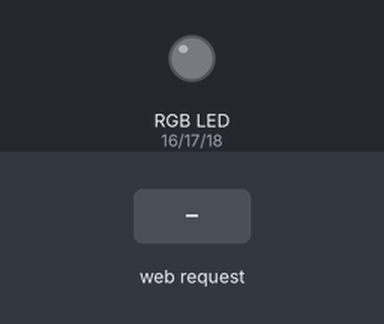
Bench run of a sketch on a simulated ESP32. Shown: an RGB LED mixed from three pins (HIGH = lit). Inputs (shaded band) come from the test bench. Dim RGB values are drawn brighter than linear; what the sketch prints to the serial monitor is not drawn.

Above: at 1.2 s.
1.3 s: HTTP request GET /color?r=1 received
At 2.0 s:
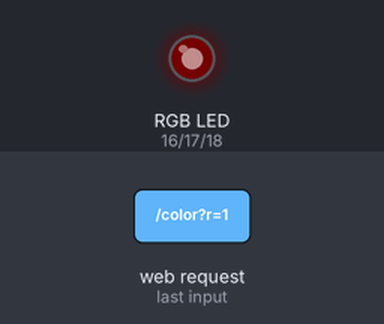
2.8 s: HTTP request GET /color?r=120 received
At 3.2 s:
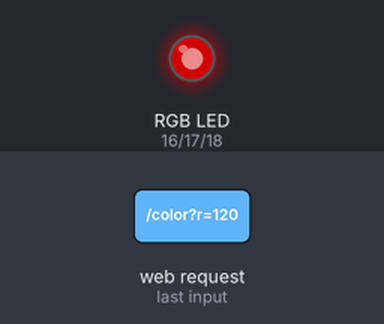
4.3 s: HTTP request GET /color?g=1 received
At 5.5 s:
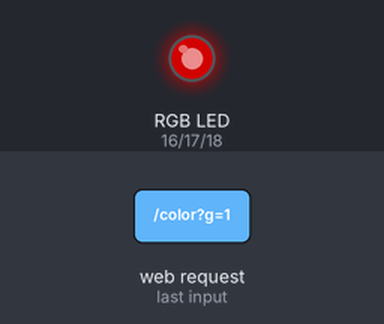
5.8 s: HTTP request GET /color?r=0 received
At 6.6 s:
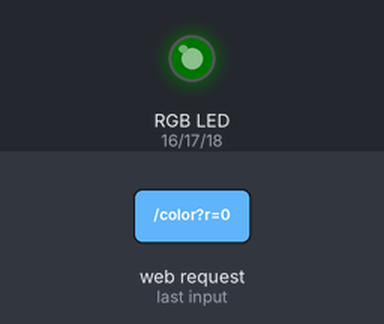
7.3 s: HTTP request GET /color?g=120 received
At 7.8 s:
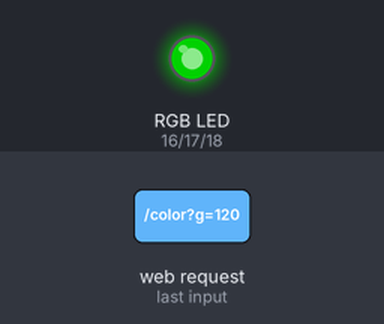
8.8 s: HTTP request GET /color?b=1 received
At 10.1 s:
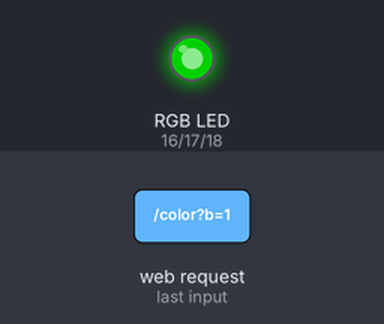
Timing chart, 0 to 11.3 s (numbered marks = the images above; inputs shaded):
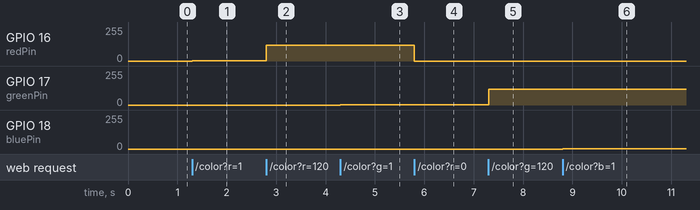

Measured:
- after the input at 1.3 s, GPIO 16 (redPin): 0/255 → 1/255 at once
- after the input at 2.8 s, GPIO 16 (redPin): 1/255 → 120/255 at once
- after the input at 4.3 s, GPIO 17 (greenPin): 0/255 → 1/255 at once
- after the input at 5.8 s, GPIO 16 (redPin): 120/255 → 0/255 at once
- after the input at 7.3 s, GPIO 17 (greenPin): 1/255 → 120/255 at once
- after the input at 8.8 s, GPIO 18 (bluePin): 0/255 → 1/255 at once

The sketch:

sketch_nov20a.ino
```cpp
#include <WiFi.h>
#include <WebServer.h>

// Access Point Daten
const char* ssid = "BND";
const char* password = "PASSWORT";  // mindestens 8 Zeichen

WebServer server(80);

// RGB Pins
const int redPin = 16;
const int greenPin = 17;
const int bluePin = 18;

// Aktuelle Farben
int r = 0, g = 0, b = 0;

// Funktion, um Farben zu setzen
void setColor(int red, int green, int blue){
  analogWrite(redPin, red);
  analogWrite(greenPin, green);
  analogWrite(bluePin, blue);
}

// Root-Seite: Webinterface
void handleRoot() {
  String html = "<html><body>";
  html += "<h1>ESP32 RGB LED</h1>";
  html += "<p>Farbe einstellen:</p>";
  html += "<a href='/color?r=255&g=0&b=0'><button>Rot</button></a> ";
  html += "<a href='/color?r=0&g=255&b=0'><button>Grün</button></a> ";
  html += "<a href='/color?r=0&g=0&b=255'><button>Blau</button></a> ";
  html += "<a href='/color?r=255&g=255&b=255'><button>Weiß</button></a> ";
  html += "<a href='/color?r=0&g=0&b=0'><button>Aus</button></a> ";
  html += "</body></html>";
  server.send(200, "text/html", html);
}

// Handler für Farbwechsel
void handleColor() {
  if (server.hasArg("r")) r = server.arg("r").toInt();
  if (server.hasArg("g")) g = server.arg("g").toInt();
  if (server.hasArg("b")) b = server.arg("b").toInt();
  setColor(r, g, b);
  handleRoot();  // Seite neu laden
}

void setup() {
  Serial.begin(115200);

  // Pins als Ausgang
  pinMode(redPin, OUTPUT);
  pinMode(greenPin, OUTPUT);
  pinMode(bluePin, OUTPUT);

  // Access Point starten
  WiFi.softAP(ssid, password);
  Serial.print("AP gestartet! Verbinde dich mit WLAN: ");
  Serial.println(ssid);
  Serial.print("IP-Adresse: ");
  Serial.println(WiFi.softAPIP());

  // Webserver-Routen
  server.on("/", handleRoot);
  server.on("/color", handleColor);
  server.begin();
  Serial.println("Webserver gestartet!");
}

void loop() {
  server.handleClient();
}
```
